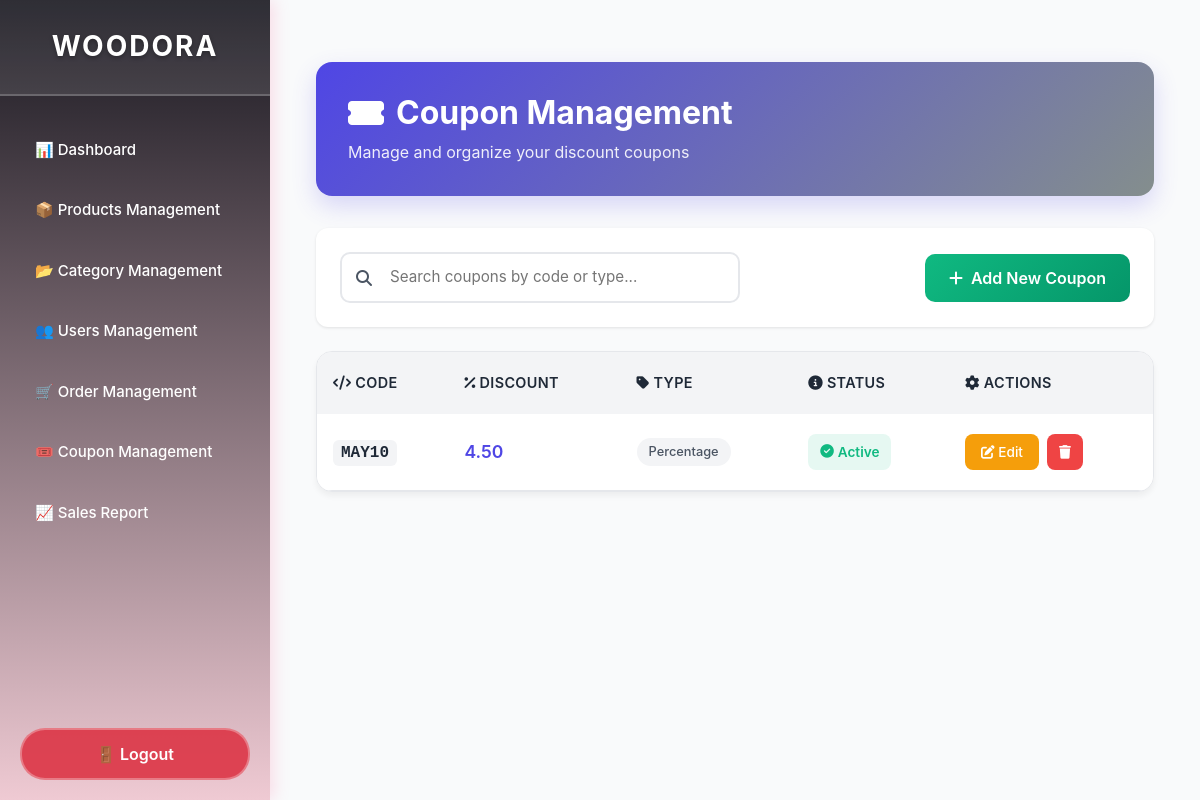
Screenshot of /custom_admin/coupon_management/ (signed in) with the database file from the repository.
### products/models.py (models this page shows, shortened)
class Coupon(models.Model):
    DISCOUNT_TYPE_CHOICES = [
        ('percentage', 'Percentage'),
        ('fixed', 'Fixed'),
    ]
    code = models.CharField(max_length=50, unique=True)
    discount_type = models.CharField(max_length=10, choices=DISCOUNT_TYPE_CHOICES, default='percentage')
    discount = models.DecimalField(max_digits=5, decimal_places=2)
    valid_from = models.DateField()
    valid_until = models.DateField()
    usage_limit = models.IntegerField()
    active = models.BooleanField(default=True)

### custom_admin/views.py (the view)
# urls.py: path('coupon_management/', views.coupon_management, name='coupon_management'),
@login_required
def coupon_management(request):
    coupons = Coupon.objects.all()
    return render(request, 'custom_admin/coupon_management.html', {'coupons': coupons})

### home/context_processors.py (called while the page is built)
def breadcrumbs(request):
    path_parts = request.path.strip('/').split('/')
    breadcrumbs = [{'title': 'Home', 'url': '/'}]
    if not path_parts or path_parts == ['']:
        return {'breadcrumbs': breadcrumbs}
    url = ''
    for i, part in enumerate(path_parts):
        url += f'/{part}'
        title = part.replace('-', ' ').title()
        if path_parts[0] == 'products' and path_parts[1] == 'products_details' and part.isdigit():
            try:
                product = Product.objects.get(id=part)
                title = product.name
            except Product.DoesNotExist:
                title = 'Product Not Found'
        breadcrumbs.append({'title': title, 'url': url})
    return {'breadcrumbs': breadcrumbs}

### products/context_processors.py (called while the page is built)
def cart_item_count(request):
    count = 0
    if request.user.is_authenticated:
        try:
            cart = Cart.objects.get(user=request.user)
            count = CartItem.objects.filter(cart=cart).count()
        except Cart.DoesNotExist:
            count = 0
    return {'cart_count': count}

### templates/custom_admin/coupon_management.html (shortened to what this page needs)
{% extends 'custom_admin/index.html' %}
{% load static %}
{% block content %}
<!DOCTYPE html>
<html lang="en">
<head>
    <link rel="stylesheet" href="https://cdn.jsdelivr.net/npm/bootstrap@5.3.0/dist/css/bootstrap.min.css">
    <link rel="stylesheet" href="https://cdnjs.cloudflare.com/ajax/libs/font-awesome/6.4.0/css/all.min.css">
</head>
<body>
    <div class="main-container">
        <div class="page-header">
            <h1 class="page-title">
                <i class="fas fa-ticket-alt"></i>
                Coupon Management
            </h1>
            <p class="page-subtitle">Manage and organize your discount coupons</p>
        </div>
        <div class="actions-bar">
            <div class="search-container">
                <i class="fas fa-search search-icon"></i>
                <input type="text" class="search-input" placeholder="Search coupons by code or type...">
            </div>
            <a href="{% url 'custom_admin:add_coupon' %}" class="btn-add">
                <i class="fas fa-plus"></i>
                Add New Coupon
            </a>
        </div>
        <div class="coupons-table">
            <div class="table-responsive">
                <table class="table">
                    <thead>
                        <tr>
                            <th><i class="fas fa-code"></i> Code</th>
                            <th><i class="fas fa-percentage"></i> Discount</th>
                            <th><i class="fas fa-tag"></i> Type</th>
                            <th><i class="fas fa-info-circle"></i> Status</th>
                            <th><i class="fas fa-cog"></i> Actions</th>
                        </tr>
                    </thead>
                    <tbody>
                        {% for coupon in coupons %}
                        <tr>
                            <td>
                                <span class="coupon-code">{{ coupon.code }}</span>
                            </td>
                            <td>
                                <span class="discount-value">{{ coupon.discount }}</span>
                            </td>
                            <td>
                                <span class="discount-type">{{ coupon.discount_type }}</span>
                            </td>
                            <td>
                                {% if coupon.is_expired %}
                                    <span class="status-badge status-expired">
                                        <i class="fas fa-times-circle"></i>
                                        Expired
                                    </span>
                                {% else %}
                                    <span class="status-badge status-active">
                                        <i class="fas fa-check-circle"></i>
                                        Active
                                    </span>
                                {% endif %}
                            </td>
                            <td>
                                <div class="action-buttons">
                                    <a href="{% url 'custom_admin:edit_coupon' coupon.id %}" class="btn-edit">
                                        <i class="fas fa-edit"></i> Edit
                                    </a>
                                    <form action="{% url 'custom_admin:delete_coupon' coupon.id %}" method="post" style="display:inline;">
                                        <button type="submit" class="btn-delete" onclick="return confirm('Are you sure you want to delete this coupon?');">
                                            <i class="fas fa-trash"></i>
                                        </button>
                                    </form>
                                </div>
                            </td>
                        </tr>
                        {% endfor %}
                    </tbody>
                </table>
            </div>
        </div>
    </div>
</body>
</html>
{% endblock %}

### templates/custom_admin/index.html (style rules this page uses)
body { margin: 0; padding: 0; font-family: 'Segoe UI', Tahoma, Geneva, Verdana, sans-serif; background-color: #fef7f0; }

### templates/custom_admin/coupon_management.html (style rules this page uses)
:root { --primary-color: #4f46e5; --success-color: #10b981; --danger-color: #ef4444; --warning-color: #f59e0b; --gray-50: #f9fafb; --gray-100: #f3f4f6; --gray-200: #e5e7eb; --gray-600: #4b5563; --gray-800: #1f2937; }
body { background-color: var(--gray-50); font-family: 'Inter', -apple-system, BlinkMacSystemFont, sans-serif; }
.main-container { max-width: 1200px; margin: 0 auto; padding: 2rem 1rem; }
.page-header { background: linear-gradient(135deg, var(--primary-color) 0%,rgb(132, 142, 141) 100%); color: white; padding: 2rem; border-radius: 16px; margin-bottom: 2rem; box-shadow: 0 10px 25px rgba(79, 70, 229, 0.2); }
.page-title { font-size: 2rem; font-weight: 700; margin: 0; display: flex; align-items: center; gap: 0.75rem; }
.page-subtitle { margin: 0.5rem 0 0 0; opacity: 0.9; font-weight: 400; }
.actions-bar { background: white; padding: 1.5rem; border-radius: 12px; margin-bottom: 1.5rem; box-shadow: 0 1px 3px rgba(0, 0, 0, 0.1); display: flex; justify-content: space-between; align-items: center; flex-wrap: wrap; gap: 1rem; }
.search-container { position: relative; flex: 1; max-width: 400px; }
.search-input { padding: 0.75rem 1rem 0.75rem 3rem; border: 2px solid var(--gray-200); border-radius: 10px; width: 100%; transition: all 0.3s ease; font-size: 0.95rem; }
.search-icon { position: absolute; left: 1rem; top: 50%; transform: translateY(-50%); color: var(--gray-600); }
.btn-add { background: linear-gradient(135deg, var(--success-color) 0%, #059669 100%); border: none; color: white; padding: 0.75rem 1.5rem; border-radius: 10px; font-weight: 600; display: flex; align-items: center; gap: 0.5rem; transition: all 0.3s ease; text-decoration: none; }
.coupons-table { background: white; border-radius: 16px; overflow: hidden; box-shadow: 0 4px 6px rgba(0, 0, 0, 0.05); border: 1px solid var(--gray-200); }
.table { margin: 0; }
.table thead th { background: var(--gray-100); border: none; padding: 1.25rem 1rem; font-weight: 600; color: var(--gray-800); font-size: 0.9rem; text-transform: uppercase; letter-spacing: 0.025em; }
.table tbody td { padding: 1.25rem 1rem; border-color: var(--gray-200); vertical-align: middle; }
.table tbody tr { transition: background-color 0.2s ease; }
.coupon-code { font-family: 'Monaco', 'Menlo', monospace; background: var(--gray-100); padding: 0.25rem 0.5rem; border-radius: 6px; font-weight: 600; color: var(--gray-800); }
.discount-value { font-weight: 600; font-size: 1.1rem; color: var(--primary-color); }
.discount-type { display: inline-block; background: var(--gray-100); color: var(--gray-600); padding: 0.25rem 0.75rem; border-radius: 20px; font-size: 0.8rem; font-weight: 500; text-transform: capitalize; }
.status-badge { display: inline-flex; align-items: center; gap: 0.25rem; padding: 0.5rem 0.75rem; border-radius: 8px; font-size: 0.85rem; font-weight: 600; }
.status-active { background: rgba(16, 185, 129, 0.1); color: var(--success-color); }
.action-buttons { display: flex; gap: 0.5rem; align-items: center; }
.btn-edit { background: var(--warning-color); border: none; color: white; padding: 0.5rem 1rem; border-radius: 8px; font-size: 0.85rem; font-weight: 500; transition: all 0.2s ease; text-decoration: none; }
.btn-delete { background: var(--danger-color); border: none; color: white; padding: 0.5rem 0.75rem; border-radius: 8px; font-size: 0.85rem; transition: all 0.2s ease; cursor: pointer; }

### rows the page displays
Coupon: code "MAY10", discount "4.50", discount_type "Percentage"
